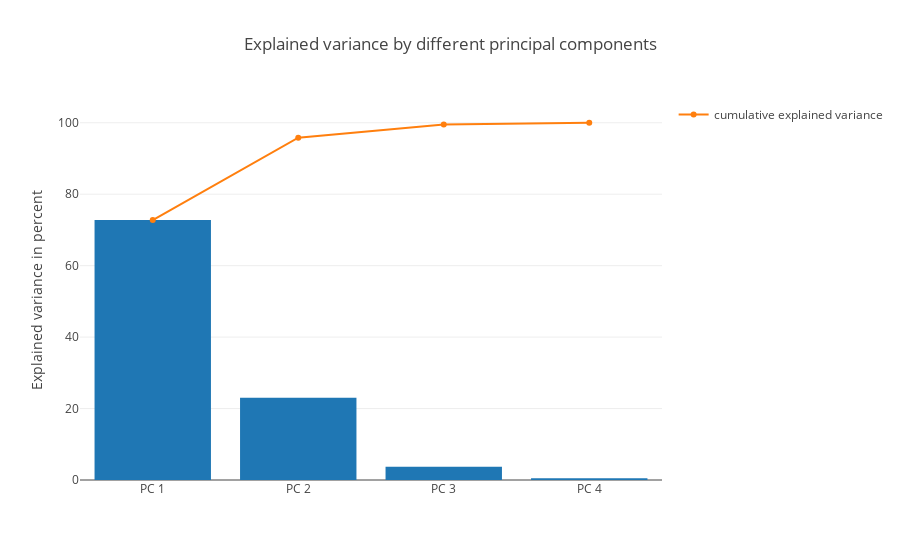

Notebook code for this chart:
### Markdown cell above
After sorting the eigenpairs, the next question is "how many principal components are we going to choose for our new feature subspace?" A useful measure is the so-called "explained variance," which can be calculated from the eigenvalues. The explained variance tells us how much information (variance) can be attributed to each of the principal components.

### Code cell
tot = sum(eig_vals)
var_exp = [(i / tot)*100 for i in sorted(eig_vals, reverse=True)]
cum_var_exp = np.cumsum(var_exp)

trace1 = Bar(
        x=['PC %s' %i for i in range(1,5)],
        y=var_exp,
        showlegend=False)

trace2 = Scatter(
        x=['PC %s' %i for i in range(1,5)], 
        y=cum_var_exp,
        name='cumulative explained variance')

data = Data([trace1, trace2])

layout=Layout(
        yaxis=YAxis(title='Explained variance in percent'),
        title='Explained variance by different principal components')

fig = Figure(data=data, layout=layout)
iplot(fig)

### Figure 1 — Plotly figure (JSON) as saved in the notebook; plotly's stock layout.template omitted (floating-point values rounded to 4 significant figures)
{"data": [{"showlegend": false, "type": "bar", "x": ["PC 1", "PC 2", "PC 3", "PC 4"], "y": [72.77, 23.03, 3.684, 0.5152]}, {"name": "cumulative explained variance", "type": "scatter", "x": ["PC 1", "PC 2", "PC 3", "PC 4"], "y": [72.77, 95.8, 99.48, 100]}], "layout": {"title": "Explained variance by different principal components", "yaxis": {"title": "Explained variance in percent"}}}
